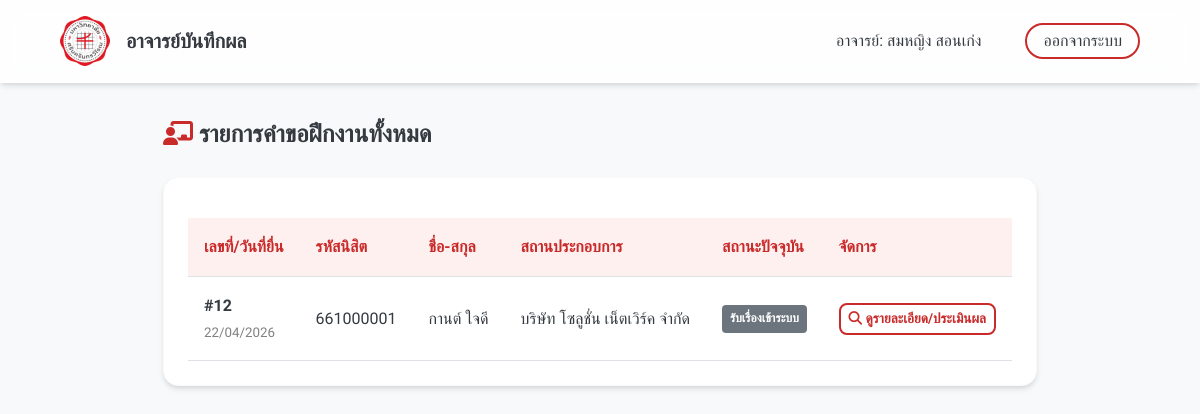
The page /teacher_dashboard.php (signed in) on the database its author committed.
### tables this page shows
CREATE TABLE `internship_request` (
  `request_id` int(11) NOT NULL,
  `student_id` varchar(20) NOT NULL,
  `company_id` int(11) NOT NULL,
  `internship_position` varchar(255) DEFAULT NULL,
  `start_date` date DEFAULT NULL,
  `end_date` date DEFAULT NULL,
  `status` int(11) NOT NULL DEFAULT 1,
  `supervision_note` text DEFAULT NULL,
  `created_at` timestamp NOT NULL DEFAULT current_timestamp()
);

CREATE TABLE `student` (
  `student_id` varchar(20) NOT NULL,
  `password` varchar(255) NOT NULL,
  `first_name` varchar(100) NOT NULL,
  `last_name` varchar(100) NOT NULL,
  `email` varchar(100) DEFAULT NULL,
  `phone` varchar(20) DEFAULT NULL,
  `year` int(11) DEFAULT NULL
);

CREATE TABLE `company` (
  `company_id` int(11) NOT NULL,
  `company_name` varchar(255) NOT NULL,
  `address` text DEFAULT NULL,
  `contact_person` varchar(150) DEFAULT NULL,
  `contact_phone` varchar(10) DEFAULT NULL,
  `contact_email` varchar(100) DEFAULT NULL
);

### teacher_dashboard.php (the view, shortened to what this page needs)
<?php
require 'db.php';
$stmt = $pdo->query("
    SELECT r.*, c.company_name, s.first_name, s.last_name, s.student_id as st_id
    FROM Internship_Request r
    JOIN Company c ON r.company_id = c.company_id
    JOIN Student s ON r.student_id = s.student_id
    ORDER BY r.created_at DESC
");
$requests = $stmt->fetchAll();
?>
<!DOCTYPE html>
<html lang="th">
<head>
    <link rel="stylesheet" href="https://cdnjs.cloudflare.com/ajax/libs/font-awesome/6.4.0/css/all.min.css">
    <link rel="stylesheet" href="style_sst.css">
    <link rel="stylesheet" href="https://cloudflare.com">
</head>
<body>
    <nav class="navbar">
        <div class="nav-brand">
            <img src="img/Srinakharinwirot_Logo (1).png" alt="SWU Logo" onerror="this.src='img/images.png'">
            <span>อาจารย์บันทึกผล </span>
        </div>
        <div class="nav-links">
            <span style="margin-right: 1rem; font-weight: 500;">อาจารย์: <?php echo htmlspecialchars($_SESSION['name']); ?></span>
            <a href="logout.php" class="btn-outline" style="padding: 0.4rem 1rem; border-radius: 50px;">ออกจากระบบ</a>
        </div>
    </nav>
    <div class="container">
        <h2 style="margin-bottom: 1.5rem;"><i class="fas fa-chalkboard-teacher" style="color: var(--primary-red);"></i> รายการคำขอฝึกงานทั้งหมด </h2>
        <div class="card table-responsive">
            <table class="table">
                <thead>
                    <tr>
                        <th>เลขที่/วันที่ยื่น</th>
                        <th>รหัสนิสิต</th>
                        <th>ชื่อ-สกุล</th>
                        <th>สถานประกอบการ</th>
                        <th>สถานะปัจจุบัน</th>
                        <th>จัดการ</th>
                    </tr>
                </thead>
                <tbody>
                    <?php if (count($requests) > 0): ?>
                        <?php foreach($requests as $req): ?>
                        <tr>
                            <td>
                                <b>#<?php echo $req['request_id']; ?></b><br>
                                <small style="color:gray;"><?php echo date('d/m/Y', strtotime($req['created_at'])); ?></small>
                            </td>
                            <td><?php echo htmlspecialchars($req['st_id']); ?></td>
                            <td><?php echo htmlspecialchars($req['first_name'] . ' ' . $req['last_name']); ?></td>
                            <td><?php echo htmlspecialchars($req['company_name']); ?></td>
                            <td><?php echo getStatusBadge($req['status']); ?></td>
                            <td>
                                <a href="teacher_detail.php?id=<?php echo $req['request_id']; ?>" class="btn btn-outline" style="padding: 0.2rem 0.5rem; font-size: 0.85rem;">
                                    <i class="fas fa-search"></i> ดูรายละเอียด/ประเมินผล
                                </a>
                            </td>
                        </tr>
                        <?php endforeach; ?>
                    <?php else: ?>
                        <tr><td colspan="6" style="text-align: center; padding: 2rem;">ไม่มีข้อมูลคำขอ</td></tr>
                    <?php endif; ?>
                </tbody>
            </table>
        </div>
    </div>
</body>
</html>

### db.php (shortened to what this page needs)
<?php
function getStatusBadge($status) {
    switch($status) {
        case 1: return '<span class="badge bg-1">รับเรื่องเข้าระบบ</span>';
    }
}
?>

### style_sst.css (style rules this page uses)
:root { --primary-red: #c92a2a; --primary-red-hover: #b02323; --light-red: #fff0f0; --dark-gray: #343a40; --medium-gray: #868e96; --light-gray: #f8f9fa; --white: #ffffff; --glass-bg: rgba(255, 255, 255, 0.85); --glass-border: rgba(255, 255, 255, 0.18); --shadow-sm: 0 4px 6px -1px rgba(0, 0, 0, 0.1), 0 2px 4px -1px rgba(0, 0, 0, 0.06); --shadow-md: 0 10px 15px -3px rgba(0, 0, 0, 0.1), 0 4px 6px -2px rgba(0, 0, 0, 0.05); --shadow-lg: 0 20px 25px -5px rgba(0, 0, 0, 0.1), 0 10px 10px -5px rgba(0, 0, 0, 0.04); }
* { margin: 0; padding: 0; box-sizing: border-box; font-family: 'Prompt', sans-serif; }
body { background-color: var(--light-gray); color: var(--dark-gray); line-height: 1.6; min-height: 100vh; display: flex; flex-direction: column; }
.navbar { background: var(--glass-bg); backdrop-filter: blur(10px); -webkit-backdrop-filter: blur(10px); border-bottom: 1px solid var(--glass-border); position: sticky; top: 0; z-index: 1000; padding: 1rem 5%; display: flex; justify-content: space-between; align-items: center; box-shadow: var(--shadow-sm); }
.nav-brand { display: flex; align-items: center; gap: 1rem; text-decoration: none; color: var(--dark-gray); font-weight: 700; font-size: 1.25rem; }
.nav-brand img { height: 50px; width: auto; }
.nav-links a { text-decoration: none; color: var(--dark-gray); margin-left: 1.5rem; font-weight: 500; transition: color 0.3s; }
.container { max-width: 1200px; margin: 0 auto; padding: 2rem 15px; flex: 1; }
.card { background: var(--white); border-radius: 15px; padding: 1.5rem; box-shadow: var(--shadow-sm); transition: transform 0.3s, box-shadow 0.3s; border: 1px solid var(--light-gray); }
.btn { display: inline-block; padding: 0.75rem 1.5rem; border: none; border-radius: 8px; font-size: 1rem; font-weight: 600; cursor: pointer; text-align: center; text-decoration: none; transition: all 0.3s; }
.btn-outline { background-color: transparent; border: 2px solid var(--primary-red); color: var(--primary-red); }
.table-responsive { overflow-x: auto; }
.table { width: 100%; border-collapse: collapse; margin-top: 1rem; }
.table th, .table td { padding: 1rem; border-bottom: 1px solid #dee2e6; text-align: left; }
.table th { background-color: var(--light-red); color: var(--primary-red); font-weight: 600; }
.badge { padding: 0.35em 0.65em; font-size: 0.75em; font-weight: 700; border-radius: 0.25rem; color: #fff; display: inline-block; }
.bg-1 { background-color: #6c757d; }

### rows shown on the page
internship_request: request_id "12", created_at "22/04/2026", student.student_id "661000001", student.last_name "กานต์ ใจดี", company.company_name "บริษัท โซลูชั่น เน็ตเวิร์ค จำกัด", status "รับเรื่องเข้าระบบ"

### other values the page prints
$_SESSION['name'] "สมหญิง สอนเก่ง"
